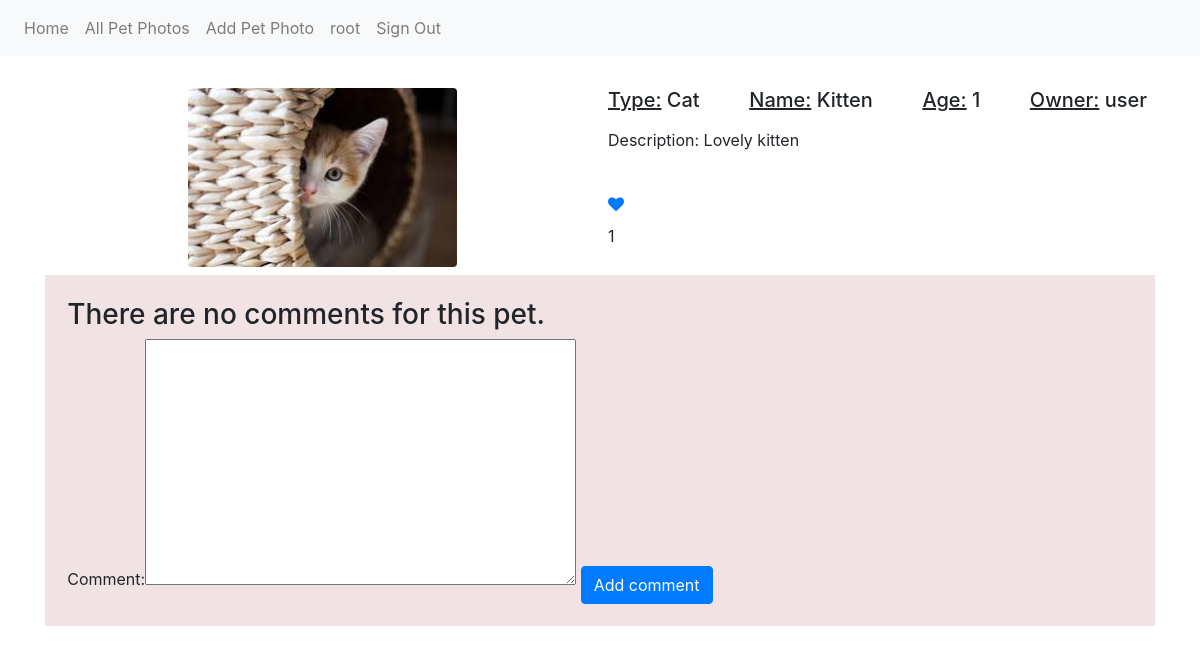
The app's page /pets/details/11/ (signed in), older data.
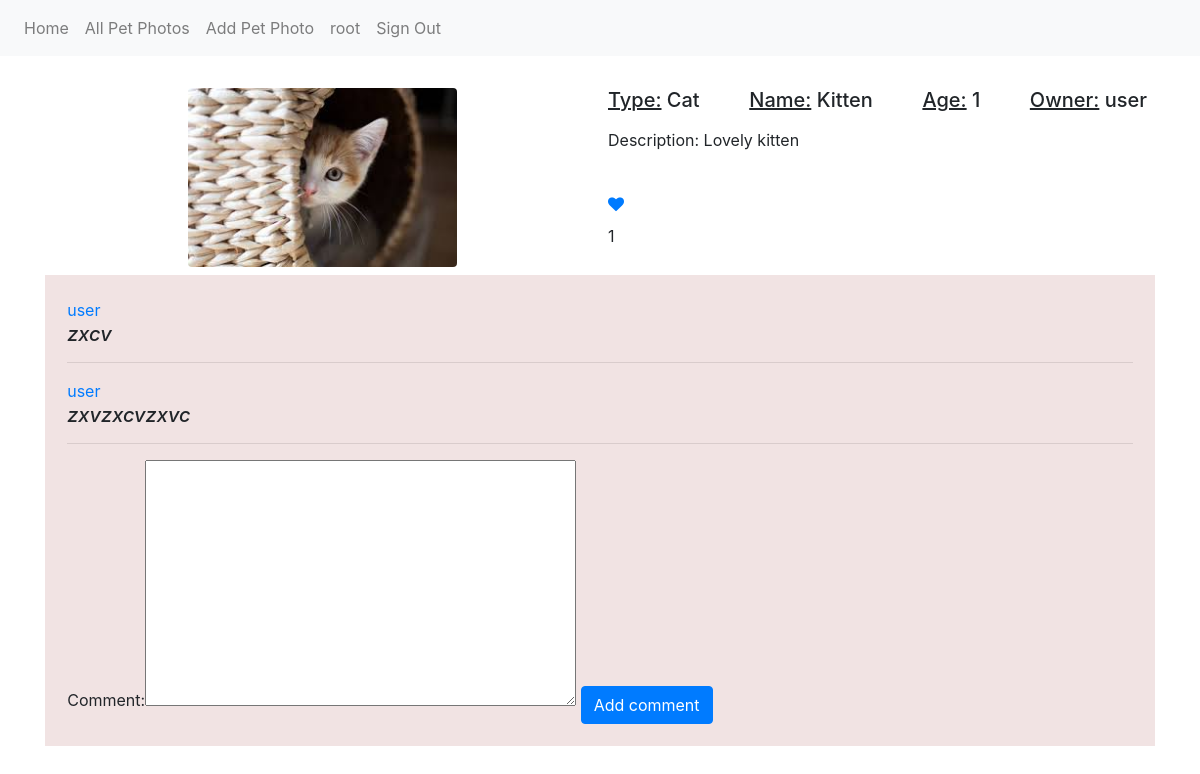
The same page, newer data.
### pets/models.py (models this page shows, shortened)
class Pet(models.Model):
    PET_TYPES = (
        ('Dog', 'dog'),
        ('Cat', 'cat'),
        ('Parrot', 'parrot'),
        ('UNKNOWN', 'unknown'),
    )
    type = models.CharField(max_length=7, choices=PET_TYPES, default='UNKNOWN')
    name = models.CharField(max_length=6, blank=False)
    age = models.IntegerField(blank=False)
    description = models.TextField(blank=False)
    image = models.ImageField(upload_to='images')
    user = models.ForeignKey(UserProfile, on_delete=models.CASCADE)
    class Meta:
        ordering = ['id']

### accounts/models.py (models this page shows, shortened)
class UserProfile(models.Model):
    user = models.OneToOneField(User, on_delete=models.CASCADE)
    profile_picture = models.ImageField(upload_to='users', blank=True)

### common/models.py (models this page shows)
class Comment(models.Model):
    pet = models.ForeignKey(Pet, on_delete=models.CASCADE)
    comment = models.TextField(blank=False)
    user = models.ForeignKey(UserProfile, on_delete=models.CASCADE)
    def __str__(self):
        return self.comment

### pets/views.py (the view, shortened to what this page needs)
@login_required
def show_pets_details_and_commits(request, pk):
    pet = Pet.objects.get(pk=pk)
    context = {
        "pet": pet,
        "comment": CommentForm(),
        'is_owner': request.user == pet.user.user,
        'has_liked': pet.like_set.filter(user_id=request.user.userprofile.id).exists(),
    }
    return render(request, 'pets/pet_detail.html', context)

### common/forms.py
class CommentForm(forms.ModelForm):
    class Meta:
        model = Comment
        fields = ('comment',)

### templates/pets/pet_detail.html (shortened to what this page needs)
{% extends 'base_page.html' %}
{% load static %}
{% block container %}
    <div class="container">
        <div class="d-flex">
            <div class="d-inline p-2 w-50">
                <img src="{{ pet.image.url }}" class="w-50 rounded mx-auto d-block">
            </div>
            <div class="d-inline p-2 w-50">
                <div class="d-flex justify-content-between">
                    <h5><u>Type:</u> {{ pet.type }}</h5>
                    <h5><u>Name:</u> {{ pet.name }}</h5>
                    <h5><u>Age:</u> {{ pet.age }}</h5>
                    <h5><u>Owner:</u> {{ pet.user.user.username }}</h5>
                </div>
                <p class="mt-2">Description: {{ pet.description }}</p>
                <br>
                {% if not is_owner %}
                    {% if has_liked %}
                        <a href="{% url 'like pet' pet.id %}"><i class="fa fa-heart" aria-hidden="true"></i></a>
                    {% else %}
                        <a href="{% url 'like pet' pet.id %}"><i class="fa fa-heart-o" aria-hidden="true"></i></a>
                    {% endif %}
                    <p class="mt-2">{{ pet.like_set.count }}</p>
                {% endif %}
            </div>
         </div>
        <div class="d-block" style="background-color: #f1e3e3; padding:2%">
            {% if pet.comment_set.exists %}
                {% for comment in pet.comment_set.all %}
                <div class="box">
                    <a href="{% url 'user_profile' comment.user_id %}">{{ pet.user.user.username }}</a>
                    <h5><em>{{ comment }}</em></h5>
                    <hr>
                </div>
                {% endfor %}
            {% else %}
                <div class="box">
                    <h3>There are no comments for this pet. </h3>
                </div>
            {% endif %}
            {% if not is_owner %}
                <div class="box">
                    <form method="post" action="{% url 'pet details' pet.pk %}">
                        {{ comment }}
                        <button class="btn btn-primary mt-2" type="submit">Add comment</button>
                    </form>
                </div>
            {% endif %}
        </div>
    </div>
{% endblock container %}

Row changes from the older to the newer data that the page shows:
added Comment: {{ pet.user.user.username }} "user", comment "zxcv"
added Comment: {{ pet.user.user.username }} "user", comment "zxvzxcvzxvc"
Text that changed along with them:
text no longer shown: "There are no comments for this pet."
